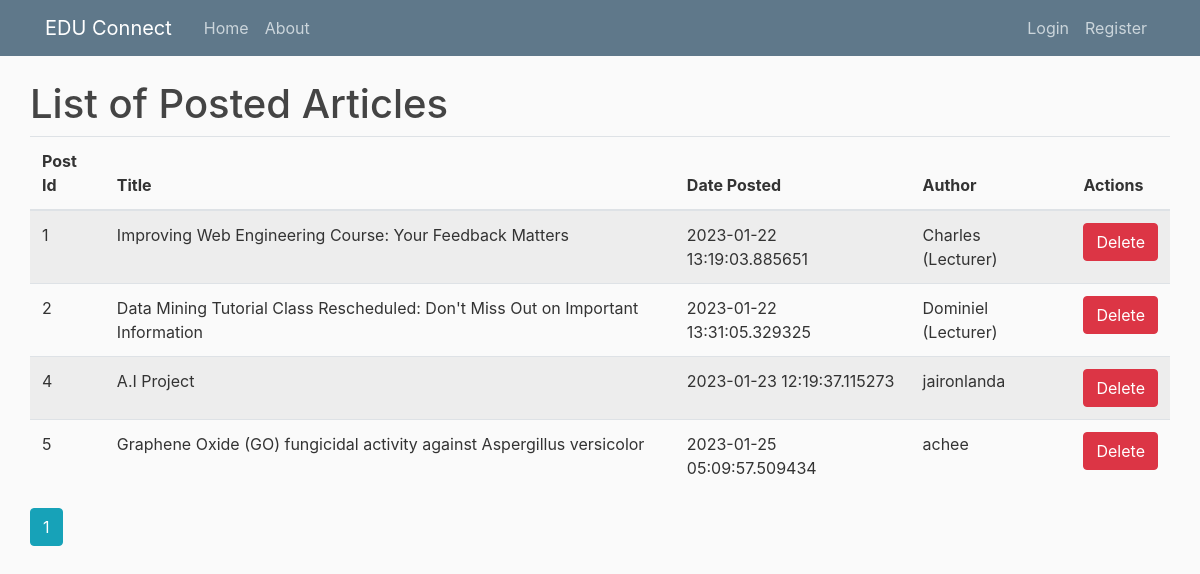
The page /posts on the database its author committed.
### EDUConnect/models.py (models this page shows, shortened)
class Post(db.Model):
    id = db.Column(db.Integer, primary_key=True)
    title = db.Column(db.String(100), nullable=False)
    date_posted = db.Column(db.DateTime, nullable=False, default=datetime.utcnow)
    content = db.Column(db.Text, nullable=False)
    user_id = db.Column(db.Integer, db.ForeignKey('user.id'), nullable=False)
    anonymous_comments = db.Column(db.Boolean, default=False)
    comments = db.relationship('Comment', backref='post', passive_deletes=True)
    is_private = db.Column(db.Boolean, default=False)
    access_key = db.Column(db.String(60), nullable=True)

class User(db.Model, UserMixin):
    id = db.Column(db.Integer, primary_key=True)
    username = db.Column(db.String(100), unique=True, nullable=False)
    email = db.Column(db.String(120), unique=True, nullable=False)
    image_file = db.Column(db.String(20), nullable=False, default='default.jpg')
    password = db.Column(db.String(60), nullable=False)
    posts = db.relationship('Post', backref='author', lazy=True)
    comments = db.relationship('Comment', backref='user', passive_deletes=True)
    role = db.Column(db.String(20), nullable=False, default='user')

### EDUConnect/admin/routes.py (the view)
@admin.route('/posts')
def posts():
    page = request.args.get('page', 1, type=int)
    posts = Post.query.paginate(page=page, per_page=5)
    return render_template('admin_posts.html', posts=posts)

### EDUConnect/templates/admin_posts.html (shortened to what this page needs)
{% extends "layout2.html" %}
{% block content %}
<head>
  </head>
  <body>
    <h1>List of Posted Articles</h1>
    <table class="table table-striped">
        <thead>
          <tr>
            <th>Post Id</th>
            <th>Title</th>
            <th>Date Posted</th>
            <th>Author</th>
            <th>Actions</th>
          </tr>
        </thead>
        <tbody>
            {% for post in posts.items %}
            <tr>
             <td>{{ post.id }} </td>
             <td>{{ post.title }}</td>
             <td>{{ post.date_posted }}</td>
             <td>{{ post.author.username }}</td>
             <td>
               <a href="{{ url_for('admin.delete_post', post_id=post.id) }}" class="btn btn-danger"
                   onclick="return confirm('Are you sure you want to delete this post?')">Delete</a>
             </td>
            </tr>
         {% endfor %}
        </tbody>
    </table>
  </body>
  <div class="pagination">
    {% for page_num in posts.iter_pages(left_edge=1, right_edge=1,
        left_current=1, right_current=1) %}
        {% if page_num %}
            {% if posts.page == page_num %}
                <a
                class="btn btn-info mb-4"
                href="{{ url_for('admin.posts', page=page_num) }}"
                >{{ page_num }}</a
                >
            {% else %}
                <a
                class="btn btn-outline-info mb-4"
                href="{{ url_for('admin.posts', page=page_num) }}"
                >{{ page_num }}</a
                >
            {% endif %}
        {% else %}
            ...
        {% endif %}
    {% endfor %}
  </div>
{% endblock %}

### EDUConnect/templates/layout2.html (shortened to what this page needs)
<!DOCTYPE html>
<html>
<head>
    <link rel="stylesheet" href="https://maxcdn.bootstrapcdn.com/bootstrap/4.0.0/css/bootstrap.min.css">
    <link rel="stylesheet" type="text/css" href="{{ url_for('static', filename='main.css') }}">
</head>
<body>
    <header class="site-header">
      <nav class="navbar navbar-expand-md navbar-dark bg-steel fixed-top">
        <div class="container">
          <a class="navbar-brand mr-4" href="/">EDU Connect</a>
          <div class="collapse navbar-collapse" id="navbarToggle">
            <div class="navbar-nav mr-auto">
              <a class="nav-item nav-link" href="{{ url_for('main.home') }}">Home</a>
              <a class="nav-item nav-link" href="{{ url_for('main.about') }}">About</a>
            </div>
            <div class="navbar-nav">
              {% if current_user.is_authenticated %}
                <a class="nav-item nav-link" href="{{ url_for('posts.new_post') }}">New Post</a>
                <a class="nav-item nav-link" href="{{ url_for('users.account') }}">Account</a>
                <a class="nav-item nav-link" style="color:white;">{{current_user.username}}</a>
                <a class="nav-item nav-link" href="{{ url_for('users.logout') }}">Logout</a>
              {% else %}
                <a class="nav-item nav-link" href="{{ url_for('users.login') }}">Login</a>
                <a class="nav-item nav-link" href="{{ url_for('users.register') }}">Register</a>
              {% endif %}
            </div>
          </div>
        </div>
      </nav>
    </header>
    <main role="main" class="container">
      <div class="row">
        <div class="col-md-20">
          {% block content %}{% endblock %}
        </div>
      </div>
    </main>
</body>
</html>

### EDUConnect/static/main.css (style rules this page uses)
body { background: #fafafa; color: #333333; margin-top: 5rem; }
h1, h2, h3, h4, h5, h6 { color: #444444; }
.bg-steel { background-color: #5f788a; }
.site-header .navbar-nav .nav-link { color: #cbd5db; }

### rows shown on the page
Post: id "1", title "Improving Web Engineering Course: Your Feedback Matters", date_posted "2023-01-22 13:19:03.885651", author.username "Charles (Lecturer)"
Post: id "2", title "Data Mining Tutorial Class Rescheduled: Don't Miss Out on Important Information", date_posted "2023-01-22 13:31:05.329325", author.username "Dominiel (Lecturer)"
Post: id "4", title "A.I Project", date_posted "2023-01-23 12:19:37.115273", author.username "jaironlanda"
Post: id "5", title "Graphene Oxide (GO) fungicidal activity against Aspergillus versicolor", date_posted "2023-01-25 05:09:57.509434", author.username "achee"

### other values the page prints
{{ page_num }} "1"
